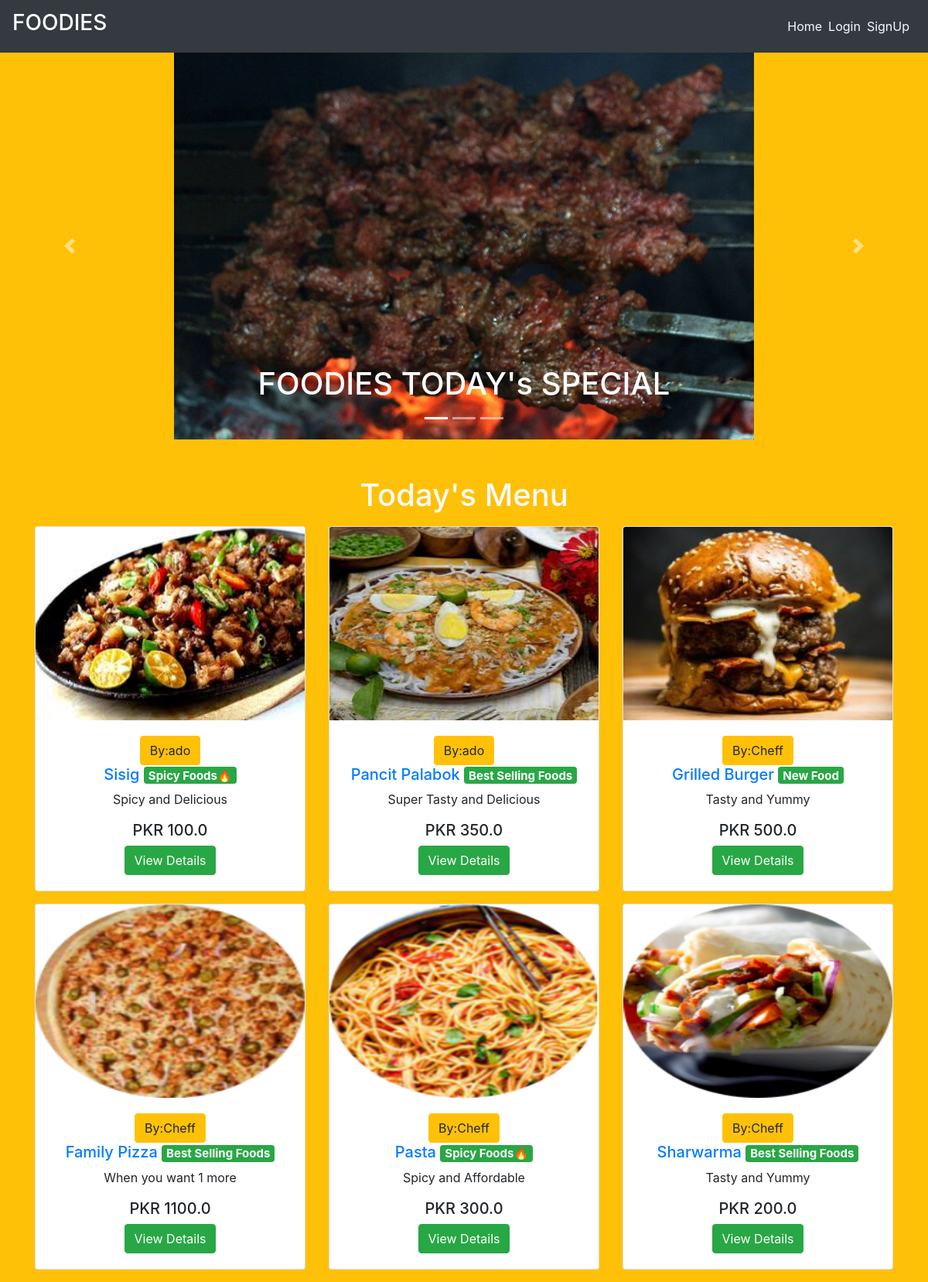
The page / on the database its author committed.
### main/models.py (models this page shows, shortened)
class Item(models.Model):
    LABELS = (
        ('Best Selling Foods', 'Best Selling Foods'),
        ('New Food', 'New Food'),
        ('Spicy Foods🔥', 'Spicy Foods🔥'),
    )
    LABEL_COLOUR = (
        ('danger', 'danger'),
        ('success', 'success'),
        ('primary', 'primary'),
        ('info', 'info'),
        ('warning', 'warning'),
    )
    title = models.CharField(max_length=150)
    description = models.CharField(max_length=250,blank=True)
    price = models.FloatField()
    pieces = models.IntegerField(default=6)
    instructions = models.CharField(max_length=250,default="Available")
    image = models.ImageField(default='default.png', upload_to='images/')
    labels = models.CharField(max_length=25, choices=LABELS, blank=True)
    label_colour = models.CharField(max_length=15, choices=LABEL_COLOUR, blank=True)
    slug = models.SlugField(default="foods")
    created_by = models.ForeignKey(User, on_delete=models.CASCADE)

### main/views.py (the view)
# urls.py: path('', MenuListView.as_view(), name='home'),
class MenuListView(ListView):
    model = Item
    template_name = 'main/home.html'
    context_object_name = 'menu_items'

### main/templates/main/home.html (shortened to what this page needs)
{% extends "main/layout.html" %}
{% block content %}
  <div class="home bg-warning">
    <div id="carouselExampleCaptions" class="carousel slide mb-5" data-ride="carousel" style="height: 500px;">
        <ol class="carousel-indicators">
          <li data-target="#carouselExampleCaptions" data-slide-to="0" class="active"></li>
          <li data-target="#carouselExampleCaptions" data-slide-to="1"></li>
          <li data-target="#carouselExampleCaptions" data-slide-to="2"></li>
        </ol>
        <div class="carousel-inner">
          <div class="carousel-item active">
            <img src="../media/bbq2.jpg" class="d-block mx-auto" alt="sushi1" height="500px">
            <div class="carousel-caption d-none d-md-block text-dark">
              <h1 style="color: white">FOODIES TODAY's SPECIAL</h1>
            </div>
          </div>
        </div>
        <a class="carousel-control-prev" href="#carouselExampleCaptions" role="button" data-slide="prev">
          <span class="carousel-control-prev-icon" aria-hidden="true"></span>
        </a>
        <a class="carousel-control-next" href="#carouselExampleCaptions" role="button" data-slide="next">
          <span class="carousel-control-next-icon" aria-hidden="true"></span>
        </a>
    </div>
    <div class="container">
      <h1 class="text-center text-light mb-3">Today's Menu</h1>
      <div class="row">
        {% for item in menu_items %}
            <div class="col-sm-4">
                <div class="card mb-3" style="height: fit-content; overflow: auto;">
                  <img src="{{ item.image.url }}" style="height: 250px;">
                    <div class="card-body text-center">
                      <button class="btn btn-warning">By:{{ item.created_by }}</button>
                      <h5 class="text-center"><a href="{% url 'main:dishes' item.slug %}">{{ item.title }} </a><span class="badge badge-{{ item.label_colour }}">{{ item.labels }}</span></h5>
                      <p class="text-center">{{ item.description }}</p>
                      <h5 class="text-center">PKR {{ item.price }}</h5>
                      <a href="{% url 'main:dishes' item.slug %}" class="btn btn-success">View Details</a>
                    </div>
                </div>
            </div>
        {% endfor %}
      </div>
    </div>
  </div>
{% endblock content %}

### main/templates/main/layout.html (shortened to what this page needs)
{% load get_group %}
{% load static %}
<!DOCTYPE html>
<html lang="en">
<head>
    <link rel="stylesheet" href="https://maxcdn.bootstrapcdn.com/bootstrap/4.0.0/css/bootstrap.min.css">
    <link rel="stylesheet" type="text/css" href="{% static 'main/styles.css' %}">
</head>
<body>
    <nav class="navbar navbar-expand-lg navbar-dark bg-dark">
        <a class="navbar-brand" href="/"><h3>FOODIES</h3></a>
        <div class="collapse navbar-collapse" id="navbarNav">
            <ul class="navbar-nav ml-auto">
                    <li><a href="{% url 'main:home' %}" class="mr-2 text-light">Home</a></li>
                {% if user.is_authenticated %}
                    {% if request.user|has_group:"admin_owner" %}
                        <li><a href="{% url 'main:admin_dashboard' %}" class="mr-2 text-light">DashBoard</a></li>
                        <li>
                            <form class="logout-link" action="{% url 'accounts:logout' %}" method="post">
                                {% csrf_token %}
                                <button type="submit" class="mr-2">Logout</button>
                            </form>
                        </li>
                    {% else %}
                        <li><a href="{% url 'main:cart' %}" class="mr-2 text-light">My Cart🛒</a></li>
                        <li><a href="{% url 'main:order_details' %}" class="mr-2 text-light">Your Orders</a></li>
                        <li>
                            <form class="logout-link" action="{% url 'accounts:logout' %}" method="post">
                                {% csrf_token %}
                                <button type="submit" class="mr-2">Logout</button>
                            </form>
                        </li>
                    {% endif %}
                {% else %}
                    <li><a href="{% url 'accounts:login' %}" class="mr-2 text-light">Login</a></li>
                    <li><a href="{% url 'accounts:signup' %}" class="mr-2 text-light">SignUp</a></li>
                {% endif %}
            </ul>
        </div>
    </nav>
    <main role="main">
        {% block content %}{% endblock %}
    </main>

### rows shown on the page
Item: image (picture), created_by "ado", title "Sisig", labels "Spicy Foods🔥", description "Spicy and Delicious", price "100.0"
Item: image (picture), created_by "ado", title "Pancit Palabok", labels "Best Selling Foods", description "Super Tasty and Delicious", price "350.0"
Item: image (picture), created_by "Cheff", title "Grilled Burger", labels "New Food", description "Tasty and Yummy", price "500.0"
Item: image (picture), created_by "Cheff", title "Family Pizza", labels "Best Selling Foods", description "When you want 1 more", price "1100.0"
Item: image (picture), created_by "Cheff", title "Pasta", labels "Spicy Foods🔥", description "Spicy and Affordable", price "300.0"
Item: image (picture), created_by "Cheff", title "Sharwarma", labels "Best Selling Foods", description "Tasty and Yummy", price "200.0"
